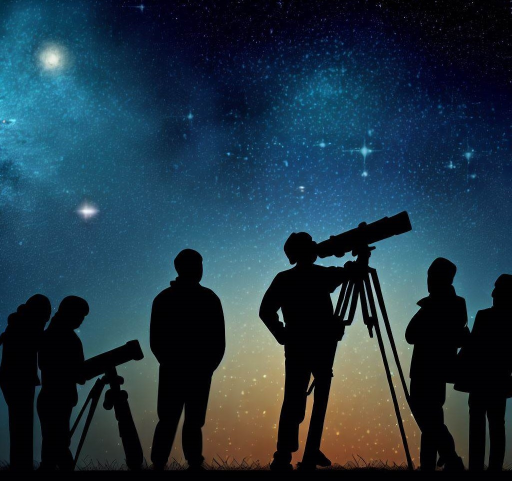
#> input picture testpersona.jpg, 1023 x 961 px (shown at 1/2 size)
$ python -i fotoapp.py   (imports and definitions only)
#> lines starting #> are read from the running program, lines starting #| are printed output that depends on the picture
try:
    from PIL import Image, ImageFilter
    import cv2
    import matplotlib.pyplot as plt
    import numpy as np
    from urllib.parse import urlparse
    import requests
    from io import BytesIO
    import os
except ImportError as e:
    missing_modules = []
    if 'Image' not in dir():
        missing_modules.append("PIL (Pillow)")
    if 'cv2' not in dir():
        missing_modules.append("OpenCV (cv2)")
    if 'plt' not in dir():
        missing_modules.append("Matplotlib (plt)")
    if 'np' not in dir():
        missing_modules.append("NumPy (np)")
    if 'urlparse' not in dir():
        missing_modules.append("urllib.parse (urlparse)")
    if 'requests' not in dir():
        missing_modules.append("requests")
    if 'os' not in dir():
        missing_modules.append("os")
    if 'BytesIO' not in dir():
        missing_modules.append("io.BytesIO")
    print(f"Faltan las siguientes importaciones: {', '.join(missing_modules)}")

# Lista de diemsniones recomendadas para cada red social
dimensiones_recomendadas = {
        "Youtube": (1280, 720),
        "Instagram": (1080, 1080),
        "Twitter": (1200, 675),
        "Facebook": (1200, 630)
    }
# Lista de nombres de filtros disponibles
filtros_disponibles = {
        "ORIGINAL": "Original",
        "BLUR": "Blur",
        "CONTOUR": "Contour",
        "DETAIL": "Detail",
        "EDGE_ENHANCE": "Edge Enhance",
        "EDGE_ENHANCE_MORE": "Edge Enhance More",
        "EMBOSS": "Emboss",
        "FIND_EDGES": "Find Edges",
        "SHARPEN": "Sharpen",
        "SMOOTH": "Smooth"
    }
# [78 lines left out: functions getSocial, getFilters, emptyImage, abrir_imagen, redimensionar_imagen, not called in this run]

def ecualizar_histograma(imagen:Image)->Image:
    '''Recibe una imagen como parametro y la retorna con el histograma equalizado'''
    if not isinstance(imagen, np.ndarray):
        if not isinstance(imagen, Image.Image):
            print('Imagen inválida o corrupta')
            return emptyImage()
        else:
            # Convertimos la imagen en un array de np
            imagen = np.array(imagen)

    if len(imagen.shape) == 2: # asumimos que solo posee ancho y alto, por lo que es escala de grises
        # Si es una imagen monocromática (escala de grises) tenemos un solo canal realmente
        canal_b = imagen
        canal_g = imagen
        canal_r = imagen
    else:
        if len(imagen.shape) == 4: #asumimos que es RGBA
            # Dividir la imagen en sus canales de color (BGR)
            imagen = cv2.cvtColor(imagen, cv2.COLOR_RGBA2RGB)

        #separamos en canales RGB
        canal_b, canal_g, canal_r = cv2.split(imagen)
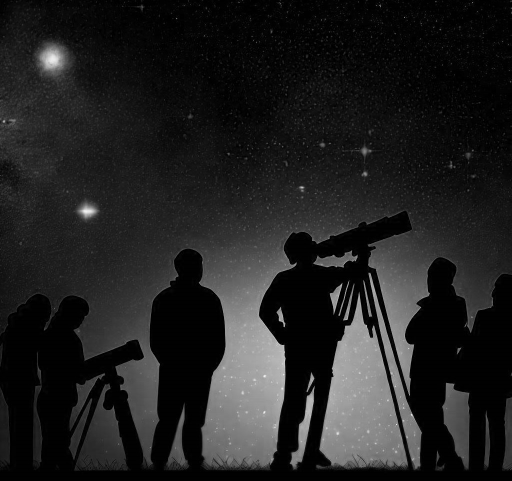
#> canal_b: shape (961, 1023) (shown at 1/2 size); min 0, max 255, mean 32.9
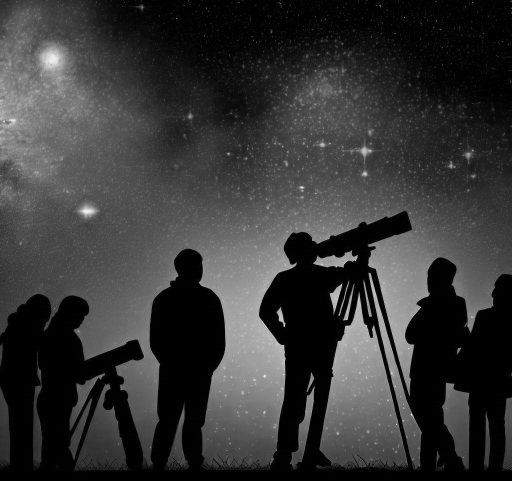
#> canal_g: shape (961, 1023) (shown at 1/2 size); min 0, max 255, mean 54.6
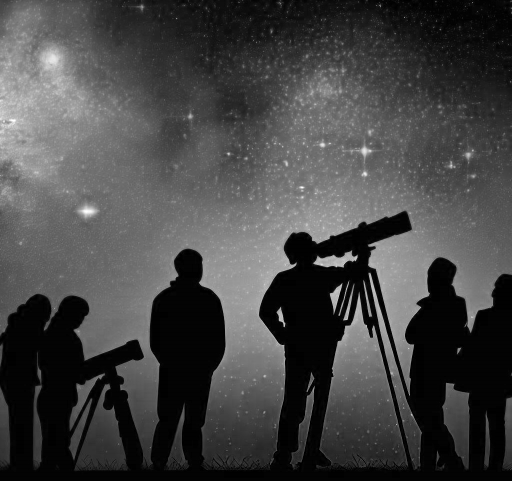
#> canal_r: shape (961, 1023) (shown at 1/2 size); min 0, max 255, mean 68.4

    # Ecualizar el histograma de cada canal de color
    canal_b_ecualizado = cv2.equalizeHist(canal_b)
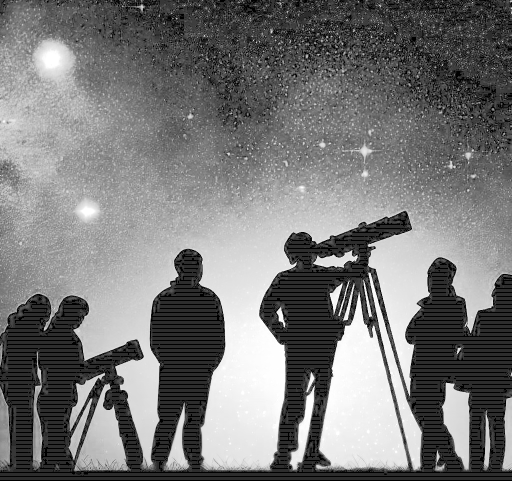
#> canal_b_ecualizado: shape (961, 1023) (shown at 1/2 size); min 0, max 255, mean 120.1
    canal_g_ecualizado = cv2.equalizeHist(canal_g)
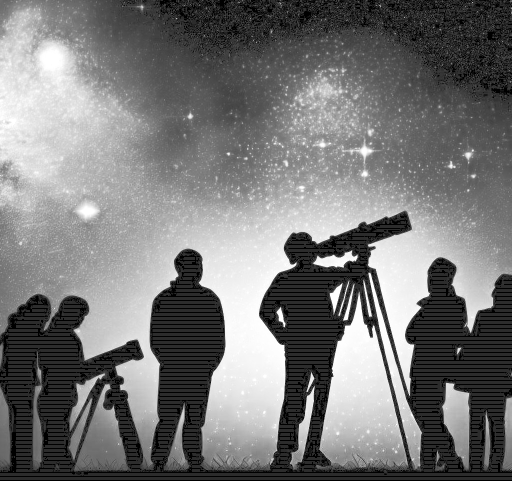
#> canal_g_ecualizado: shape (961, 1023) (shown at 1/2 size); min 0, max 255, mean 118.9
    canal_r_ecualizado = cv2.equalizeHist(canal_r)
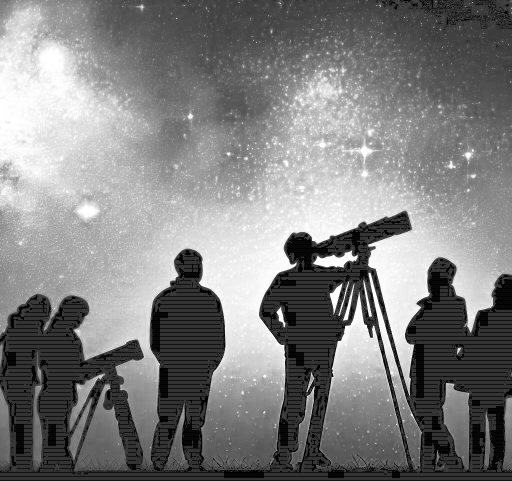
#> canal_r_ecualizado: shape (961, 1023) (shown at 1/2 size); min 0, max 255, mean 127.6

    # Combinar los canales ecualizados para obtener la imagen ecualizada en color
    imagen_ecualizada = cv2.merge((canal_b_ecualizado, canal_g_ecualizado, canal_r_ecualizado))
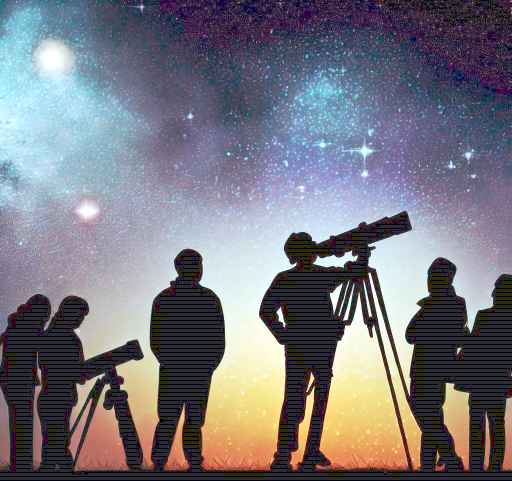
#> imagen_ecualizada: shape (961, 1023, 3) (shown at 1/2 size); mean R, G, B 120.1, 118.9, 127.6

    return Image.fromarray(imagen_ecualizada)

# [226 lines left out: functions aplicar_filtro_y_mostrar_preview, aplicar_filtro, filters_preview, plotpreview, imagePreview, crear_boceto_persona and 2 more, not called in this run]

#tp_rutina('testset/','darktest1.webp','lighttest1.webp','testpersona1.jpg')
#tp_rutina('testset/','darktest2.webp','lighttest2.webp','testpersona2.webp')

>>> import cv2
>>> picture = cv2.cvtColor(cv2.imread('testpersona.jpg'), cv2.COLOR_BGR2RGB)
>>> result = ecualizar_histograma(picture)
